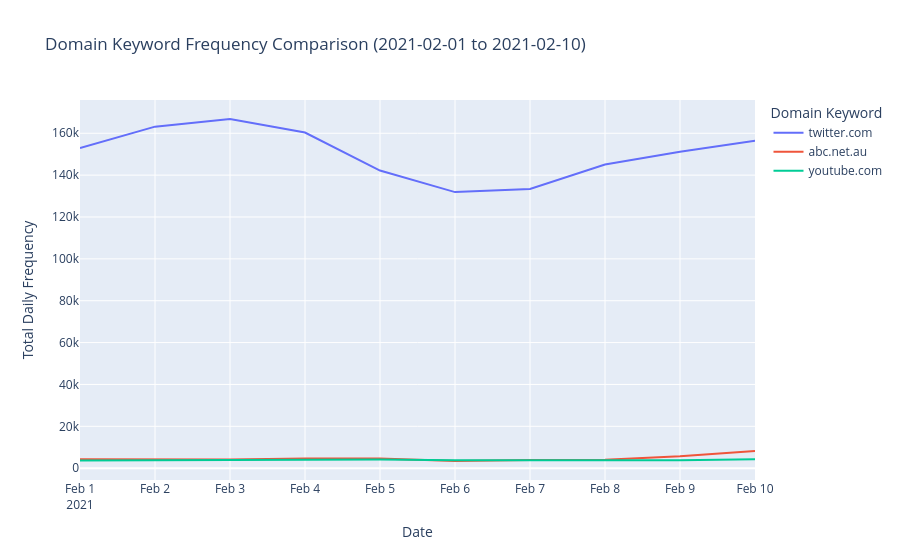

The code cell stored with this chart in its notebook:
### Code cell
domains_to_compare = ['twitter.com', 'abc.net.au', 'youtube.com']
explore.plot_domain_frequencies_comparison(domains_data, domains_to_compare, '2021-02-01', '2021-02-10')

### Figure 1 — Plotly figure (JSON) as saved in the notebook; plotly's stock layout.template omitted (floating-point values rounded to 4 significant figures)
{"data": [{"hovertemplate": "Domain Keyword=twitter.com<br>Date=%{x}<br>Total Daily Frequency=%{y}<extra></extra>", "legendgroup": "twitter.com", "line": {"color": "#636efa", "dash": "solid"}, "marker": {"symbol": "circle"}, "mode": "lines", "name": "twitter.com", "orientation": "v", "showlegend": true, "type": "scatter", "x": ["2021-02-01T00:00:00.000000", "2021-02-02T00:00:00.000000", "2021-02-03T00:00:00.000000", "2021-02-04T00:00:00.000000", "2021-02-05T00:00:00.000000", "2021-02-06T00:00:00.000000", "2021-02-07T00:00:00.000000", "2021-02-08T00:00:00.000000", "2021-02-09T00:00:00.000000", "2021-02-10T00:00:00.000000"], "xaxis": "x", "y": [152960, 163161, 166819, 160348, 142192, 131889, 133368, 145100, 151215, 156408], "yaxis": "y"}, {"hovertemplate": "Domain Keyword=abc.net.au<br>Date=%{x}<br>Total Daily Frequency=%{y}<extra></extra>", "legendgroup": "abc.net.au", "line": {"color": "#EF553B", "dash": "solid"}, "marker": {"symbol": "circle"}, "mode": "lines", "name": "abc.net.au", "orientation": "v", "showlegend": true, "type": "scatter", "x": ["2021-02-01T00:00:00.000000", "2021-02-02T00:00:00.000000", "2021-02-03T00:00:00.000000", "2021-02-04T00:00:00.000000", "2021-02-05T00:00:00.000000", "2021-02-06T00:00:00.000000", "2021-02-07T00:00:00.000000", "2021-02-08T00:00:00.000000", "2021-02-09T00:00:00.000000", "2021-02-10T00:00:00.000000"], "xaxis": "x", "y": [4293, 4199, 4130, 4629, 4670, 3427, 3929, 4023, 5720, 8224], "yaxis": "y"}, {"hovertemplate": "Domain Keyword=youtube.com<br>Date=%{x}<br>Total Daily Frequency=%{y}<extra></extra>", "legendgroup": "youtube.com", "line": {"color": "#00cc96", "dash": "solid"}, "marker": {"symbol": "circle"}, "mode": "lines", "name": "youtube.com", "orientation": "v", "showlegend": true, "type": "scatter", "x": ["2021-02-01T00:00:00.000000", "2021-02-02T00:00:00.000000", "2021-02-03T00:00:00.000000", "2021-02-04T00:00:00.000000", "2021-02-05T00:00:00.000000", "2021-02-06T00:00:00.000000", "2021-02-07T00:00:00.000000", "2021-02-08T00:00:00.000000", "2021-02-09T00:00:00.000000", "2021-02-10T00:00:00.000000"], "xaxis": "x", "y": [3645, 3774, 3790, 3911, 4144, 3734, 3664, 3957, 3751, 4306], "yaxis": "y"}], "layout": {"legend": {"title": {"text": "Domain Keyword"}, "tracegroupgap": 0}, "title": {"text": "Domain Keyword Frequency Comparison (2021-02-01 to 2021-02-10)"}, "xaxis": {"anchor": "y", "domain": [0, 1], "title": {"text": "Date"}}, "yaxis": {"anchor": "x", "domain": [0, 1], "title": {"text": "Total Daily Frequency"}}}}
